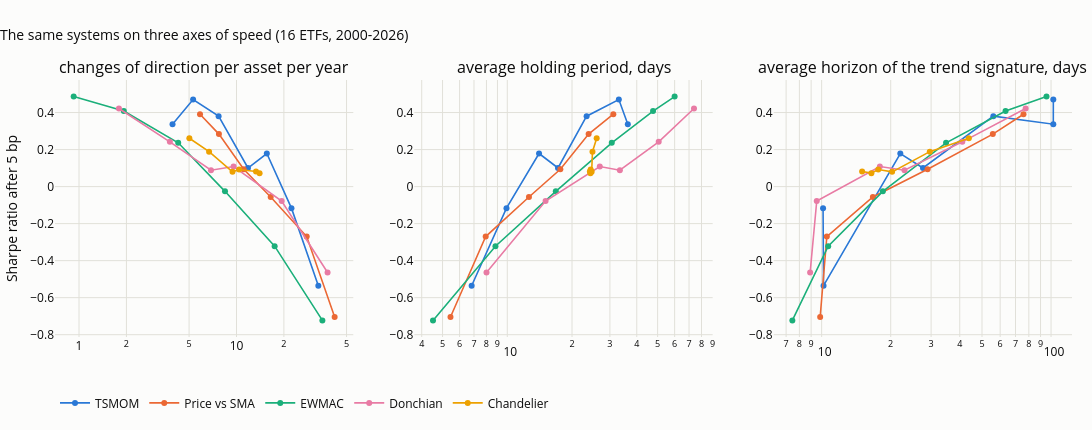

The code cell stored with this chart in its notebook:
### Code cell
lab = {"changes_per_year": "changes of direction per asset per year", "holding_days": "average holding period, days",
       "signature_lag_days": "average horizon of the trend signature, days"}
fig = make_subplots(rows=1, cols=3, subplot_titles=[lab[a] for a in lab], horizontal_spacing=0.06)
for j, a in enumerate(lab):
    for fam, g in T2.groupby("family", sort=False):
        g = g.sort_values(a)
        fig.add_scatter(x=g[a], y=g["sharpe_net"], mode="lines+markers", name=fam, line=dict(color=FAM_COL[fam], width=1.6),
                        showlegend=(j == 0), row=1, col=j + 1)
    fig.update_xaxes(type="log", row=1, col=j + 1)
fig.update_yaxes(title_text="Sharpe ratio after 5 bp", row=1, col=1)
fig.update_layout(title="The same systems on three axes of speed (16 ETFs, 2000-2026)", height=430, width=1150, margin=dict(t=80),
                  legend=dict(orientation="h", y=-0.2, x=0))
save_figure(fig, "07_01_three_axes", FIG)
fig

### Figure 1 — Plotly figure (JSON) as saved in the notebook; plotly's stock layout.template omitted (floating-point values rounded to 4 significant figures)
{"data": [{"line": {"color": "#2a78d6", "width": 1.6}, "mode": "lines+markers", "name": "TSMOM", "showlegend": true, "type": "scatter", "x": [3.925, 5.302, 7.698, 11.83, 15.58, 22.34, 33.09], "xaxis": "x", "y": [0.3372, 0.4703, 0.3804, 0.1005, 0.1787, -0.1163, -0.5353], "yaxis": "y"}, {"line": {"color": "#eb6834", "width": 1.6}, "mode": "lines+markers", "name": "Price vs SMA", "showlegend": true, "type": "scatter", "x": [5.868, 7.736, 11.11, 16.49, 27.92, 42.02], "xaxis": "x", "y": [0.3911, 0.2837, 0.09382, -0.05619, -0.2698, -0.7042], "yaxis": "y"}, {"line": {"color": "#1baf7a", "width": 1.6}, "mode": "lines+markers", "name": "EWMAC", "showlegend": true, "type": "scatter", "x": [0.9245, 1.925, 4.264, 8.453, 17.47, 35.11], "xaxis": "x", "y": [0.4862, 0.4082, 0.2366, -0.02544, -0.3218, -0.7227], "yaxis": "y"}, {"line": {"color": "#e87ba4", "width": 1.6}, "mode": "lines+markers", "name": "Donchian", "showlegend": true, "type": "scatter", "x": [1.792, 3.774, 6.887, 9.585, 19.36, 37.89], "xaxis": "x", "y": [0.4221, 0.2418, 0.08853, 0.1083, -0.07795, -0.4642], "yaxis": "y"}, {"line": {"color": "#eda100", "width": 1.6}, "mode": "lines+markers", "name": "Chandelier", "showlegend": true, "type": "scatter", "x": [5.019, 6.698, 9.434, 10.4, 13.3, 14.02], "xaxis": "x", "y": [0.261, 0.1889, 0.07958, 0.09229, 0.08132, 0.0728], "yaxis": "y"}, {"line": {"color": "#2a78d6", "width": 1.6}, "mode": "lines+markers", "name": "TSMOM", "showlegend": false, "type": "scatter", "x": [6.826, 9.913, 14.05, 17.21, 23.38, 33.01, 36.35], "xaxis": "x2", "y": [-0.5353, -0.1163, 0.1787, 0.1005, 0.3804, 0.4703, 0.3372], "yaxis": "y2"}, {"line": {"color": "#eb6834", "width": 1.6}, "mode": "lines+markers", "name": "Price vs SMA", "showlegend": false, "type": "scatter", "x": [5.444, 7.936, 12.61, 17.65, 23.89, 31.13], "xaxis": "x2", "y": [-0.7042, -0.2698, -0.05619, 0.09382, 0.2837, 0.3911], "yaxis": "y2"}, {"line": {"color": "#1baf7a", "width": 1.6}, "mode": "lines+markers", "name": "EWMAC", "showlegend": false, "type": "scatter", "x": [4.514, 8.809, 16.81, 30.61, 47.61, 60.0], "xaxis": "x2", "y": [-0.7227, -0.3218, -0.02544, 0.2366, 0.4082, 0.4862], "yaxis": "y2"}, {"line": {"color": "#e87ba4", "width": 1.6}, "mode": "lines+markers", "name": "Donchian", "showlegend": false, "type": "scatter", "x": [8.004, 15.07, 26.92, 33.38, 50.59, 73.82], "xaxis": "x2", "y": [-0.4642, -0.07795, 0.1083, 0.08853, 0.2418, 0.4221], "yaxis": "y2"}, {"line": {"color": "#eda100", "width": 1.6}, "mode": "lines+markers", "name": "Chandelier", "showlegend": false, "type": "scatter", "x": [24.21, 24.35, 24.42, 24.68, 24.9, 26.04], "xaxis": "x2", "y": [0.08132, 0.0728, 0.09229, 0.07958, 0.1889, 0.261], "yaxis": "y2"}, {"line": {"color": "#2a78d6", "width": 1.6}, "mode": "lines+markers", "name": "TSMOM", "showlegend": false, "type": "scatter", "x": [10.14, 10.19, 22.02, 27.65, 56.02, 102.3, 102.3], "xaxis": "x3", "y": [-0.1163, -0.5353, 0.1787, 0.1005, 0.3804, 0.3372, 0.4703], "yaxis": "y3"}, {"line": {"color": "#eb6834", "width": 1.6}, "mode": "lines+markers", "name": "Price vs SMA", "showlegend": false, "type": "scatter", "x": [9.853, 10.54, 16.72, 28.96, 55.74, 75.83], "xaxis": "x3", "y": [-0.7042, -0.2698, -0.05619, 0.09382, 0.2837, 0.3911], "yaxis": "y3"}, {"line": {"color": "#1baf7a", "width": 1.6}, "mode": "lines+markers", "name": "EWMAC", "showlegend": false, "type": "scatter", "x": [7.453, 10.68, 18.48, 34.86, 63.34, 95.53], "xaxis": "x3", "y": [-0.7227, -0.3218, -0.02544, 0.2366, 0.4082, 0.4862], "yaxis": "y3"}, {"line": {"color": "#e87ba4", "width": 1.6}, "mode": "lines+markers", "name": "Donchian", "showlegend": false, "type": "scatter", "x": [8.909, 9.521, 17.94, 22.97, 41.03, 77.48], "xaxis": "x3", "y": [-0.4642, -0.07795, 0.1083, 0.08853, 0.2418, 0.4221], "yaxis": "y3"}, {"line": {"color": "#eda100", "width": 1.6}, "mode": "lines+markers", "name": "Chandelier", "showlegend": false, "type": "scatter", "x": [15.01, 16.47, 17.66, 20.29, 29.61, 43.81], "xaxis": "x3", "y": [0.08132, 0.0728, 0.09229, 0.07958, 0.1889, 0.261], "yaxis": "y3"}], "layout": {"annotations": [{"font": {"size": 16}, "showarrow": false, "text": "changes of direction per asset per year", "x": 0.1467, "xanchor": "center", "xref": "paper", "y": 1.0, "yanchor": "bottom", "yref": "paper"}, {"font": {"size": 16}, "showarrow": false, "text": "average holding period, days", "x": 0.5, "xanchor": "center", "xref": "paper", "y": 1.0, "yanchor": "bottom", "yref": "paper"}, {"font": {"size": 16}, "showarrow": false, "text": "average horizon of the trend signature, days", "x": 0.8533, "xanchor": "center", "xref": "paper", "y": 1.0, "yanchor": "bottom", "yref": "paper"}], "height": 430, "legend": {"orientation": "h", "x": 0, "y": -0.2}, "margin": {"t": 80}, "title": {"text": "The same systems on three axes of speed (16 ETFs, 2000-2026)"}, "width": 1150, "xaxis": {"anchor": "y", "domain": [0.0, 0.2933], "type": "log"}, "xaxis2": {"anchor": "y2", "domain": [0.3533, 0.6467], "type": "log"}, "xaxis3": {"anchor": "y3", "domain": [0.7067, 1.0], "type": "log"}, "yaxis": {"anchor": "x", "domain": [0.0, 1.0], "title": {"text": "Sharpe ratio after 5 bp"}}, "yaxis2": {"anchor": "x2", "domain": [0.0, 1.0]}, "yaxis3": {"anchor": "x3", "domain": [0.0, 1.0]}}}
